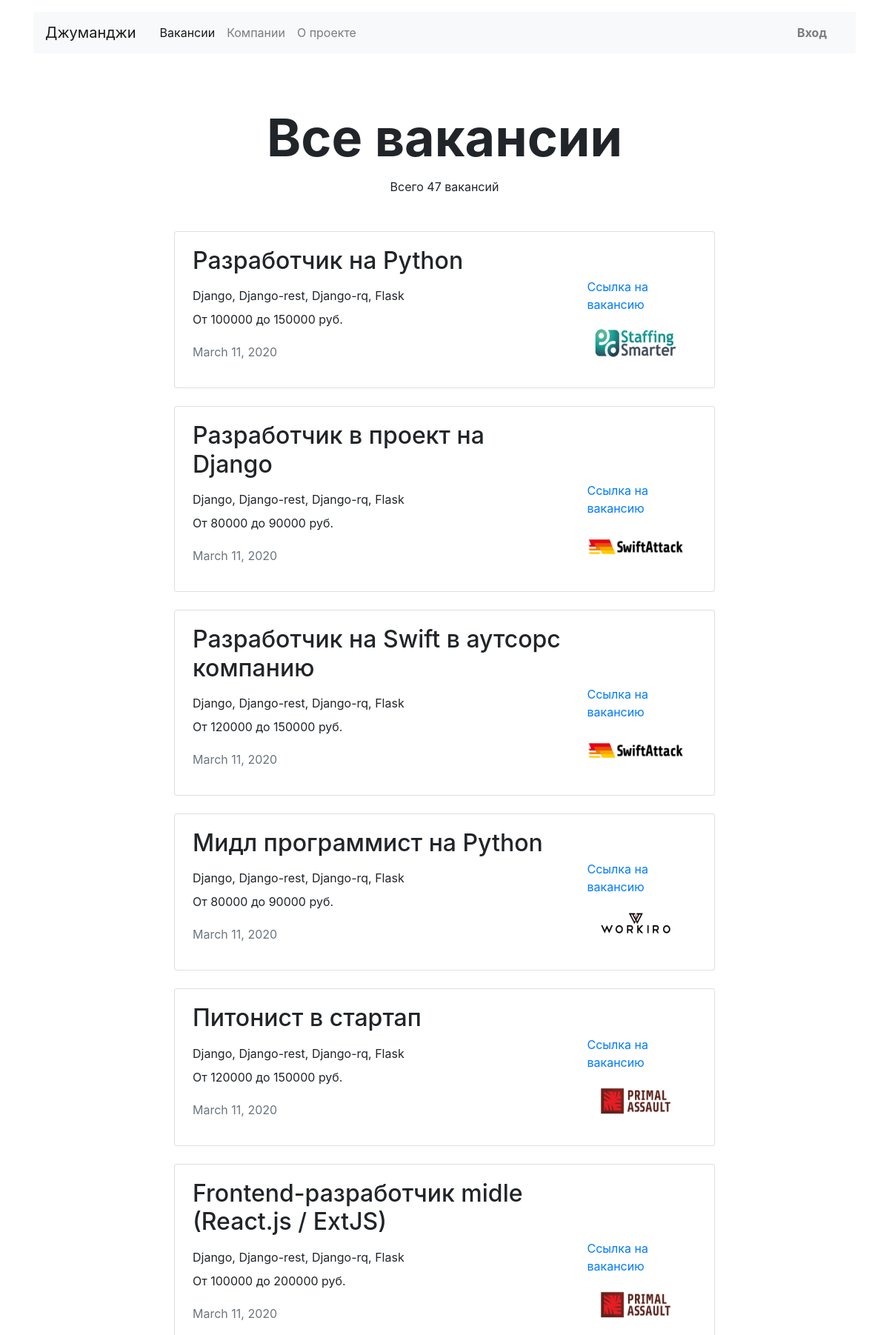
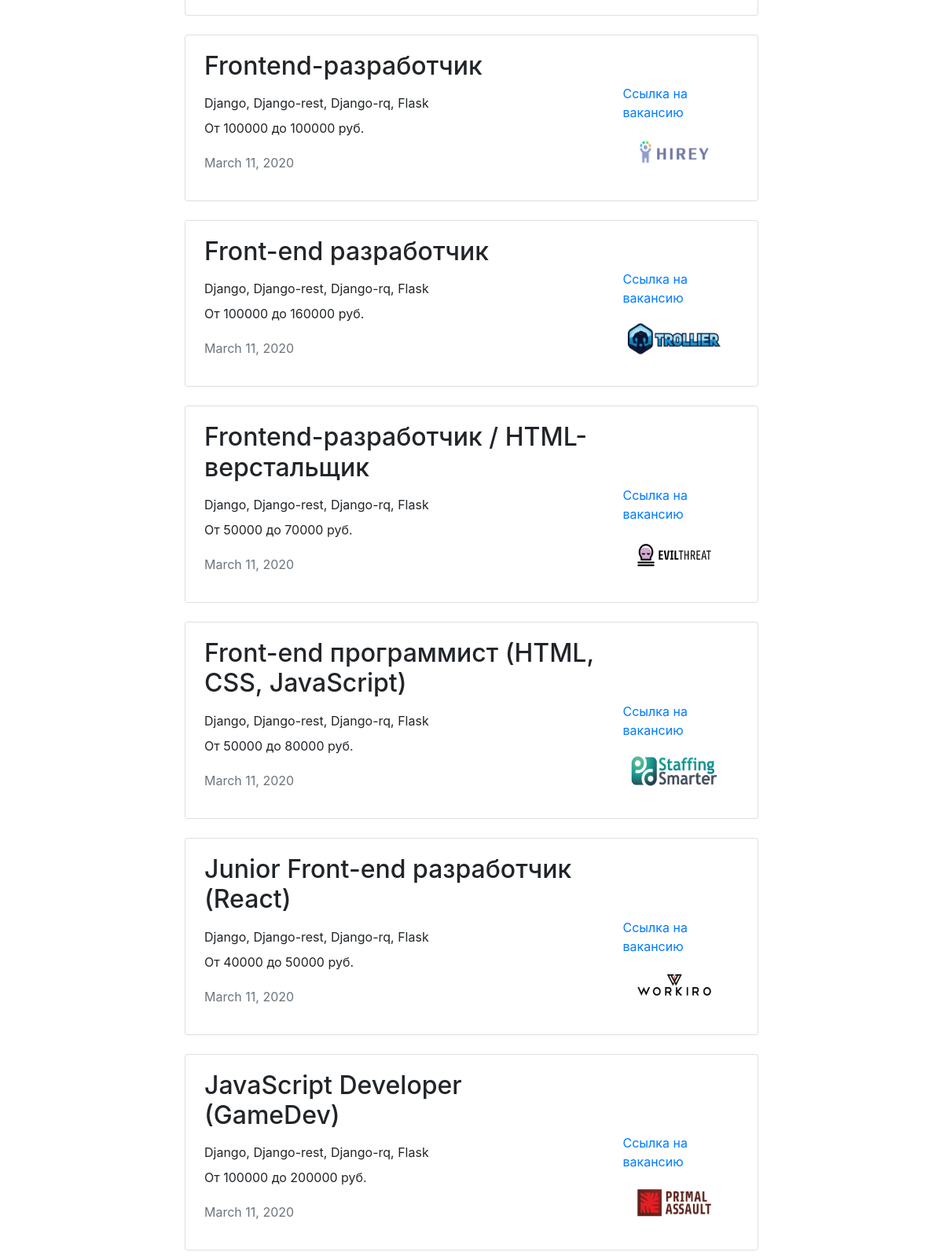
/vacancies (upper part), run on the app's committed database (2 pictures, top to bottom).
### jobs/models.py (models this page shows, shortened)
class Vacancy(models.Model):
    title = models.CharField(max_length=50)
    specialty = models.ForeignKey(Specialty, related_name="vacancies", on_delete=models.CASCADE)
    company = models.ForeignKey(Company, related_name="vacancies", on_delete=models.CASCADE)
    skills = models.CharField(max_length=500)
    description = models.CharField(max_length=300)
    salary_min = models.SmallIntegerField()
    salary_max = models.SmallIntegerField()
    published_at = models.DateField()

class Company(models.Model):
    name = models.CharField(max_length=50, unique=True)
    location = models.CharField(max_length=50)
    logo = models.ImageField()
    description = models.TextField()
    employee_count = models.PositiveSmallIntegerField()

### jobs/views.py (the view)
# urls.py: path('vacancies', VacanciesView.as_view()),
class VacanciesView(View):
    def get(self, request):
        context = {
            "jobs": Vacancy.objects.all(),
        }
        return render(request, "all_vacancies.html", context)

### django_jobs/context_processors.py (called while the page is built)
def statistics(request):
    context = {
        'navbar': [
            {'name': 'Вакансии', 'link': '/vacancies'},
            {'name': 'Компании', 'link': '/companies'},
            {'name': 'О проекте', 'link': '/about'},
        ],
    }
    return context

### templates/all_vacancies.html
{% extends 'base.html' %}
{% block content %}
    <main class="container mt-3">
        <section>
            <h1 class="h1 text-center mx-auto mt-4 pt-5" style="font-size: 70px;"><strong>Все вакансии</strong>
            </h1>
            <p class="text-center pt-1">Всего {{ jobs.count }} вакансий</p>
            <div class="row mt-5">
                <div class="col-12 col-lg-8 offset-lg-2 m-auto">
                    {% for job in jobs %}
                    <div class="card mb-4">
                        <div class="card-body px-4">
                            <div class="row">
                                <div class="col-12 col-md-8 col-lg-9">
                                    <a><h2 class="h2 pb-2">{{ job.title }}</h2>
                                    <p class="mb-2">{{ job.skills }}</p>
                                    <p>От {{ job.salary_min }} до {{ job.salary_max}} руб.</p>
                                    <p class="text-muted pt-1">{{ job.published_at }}</p>
                                </div>
                                <div class="col-12 col-md-4 col-lg-3 d-flex align-items-end">
                                    <a href="vacancies/{{ job.id }}">Ссылка на вакансию<img src="{{ job.company.logo }}" width="130" height="80" alt=""></a>
                                </div>
                            </div>
                        </div>
                    </div>
                    {% endfor %}
                </div>
            </div>
        </section>
    </main>
{% endblock %}

### data on the page
Vacancy: title "Разработчик на Python", skills "Django, Django-rest, Django-rq, Flask", salary_min "100000", salary_max "150000", published_at "March 11, 2020", company.logo (picture)
Vacancy: title "Разработчик в проект на Django", skills "Django, Django-rest, Django-rq, Flask", salary_min "80000", salary_max "90000", published_at "March 11, 2020", company.logo (picture)
Vacancy: title "Разработчик на Swift в аутсорс компанию", skills "Django, Django-rest, Django-rq, Flask", salary_min "120000", salary_max "150000", published_at "March 11, 2020", company.logo (picture)
Vacancy: title "Мидл программист на Python", skills "Django, Django-rest, Django-rq, Flask", salary_min "80000", salary_max "90000", published_at "March 11, 2020", company.logo (picture)
Vacancy: title "Питонист в стартап", skills "Django, Django-rest, Django-rq, Flask", salary_min "120000", salary_max "150000", published_at "March 11, 2020", company.logo (picture)
Vacancy: title "Frontend-разработчик midle (React.js / ExtJS)", skills "Django, Django-rest, Django-rq, Flask", salary_min "100000", salary_max "200000", published_at "March 11, 2020", company.logo (picture)
Vacancy: title "Frontend-разработчик", skills "Django, Django-rest, Django-rq, Flask", salary_min "100000", salary_max "100000", published_at "March 11, 2020", company.logo (picture)
Vacancy: title "Front-end разработчик", skills "Django, Django-rest, Django-rq, Flask", salary_min "100000", salary_max "160000", published_at "March 11, 2020", company.logo (picture)
Vacancy: title "Frontend-разработчик / HTML-верстальщик", skills "Django, Django-rest, Django-rq, Flask", salary_min "50000", salary_max "70000", published_at "March 11, 2020", company.logo (picture)
Vacancy: title "Front-end программист (HTML, CSS, JavaScript)", skills "Django, Django-rest, Django-rq, Flask", salary_min "50000", salary_max "80000", published_at "March 11, 2020", company.logo (picture)
Vacancy: title "Junior Front-end разработчик (React)", skills "Django, Django-rest, Django-rq, Flask", salary_min "40000", salary_max "50000", published_at "March 11, 2020", company.logo (picture)
Vacancy: title "JavaScript Developer (GameDev)", skills "Django, Django-rest, Django-rq, Flask", salary_min "100000", salary_max "200000", published_at "March 11, 2020", company.logo (picture)

### other printed values
{{ item.name }} "Вакансии" "Компании" "О проекте"
{{ jobs.count }} "47"
